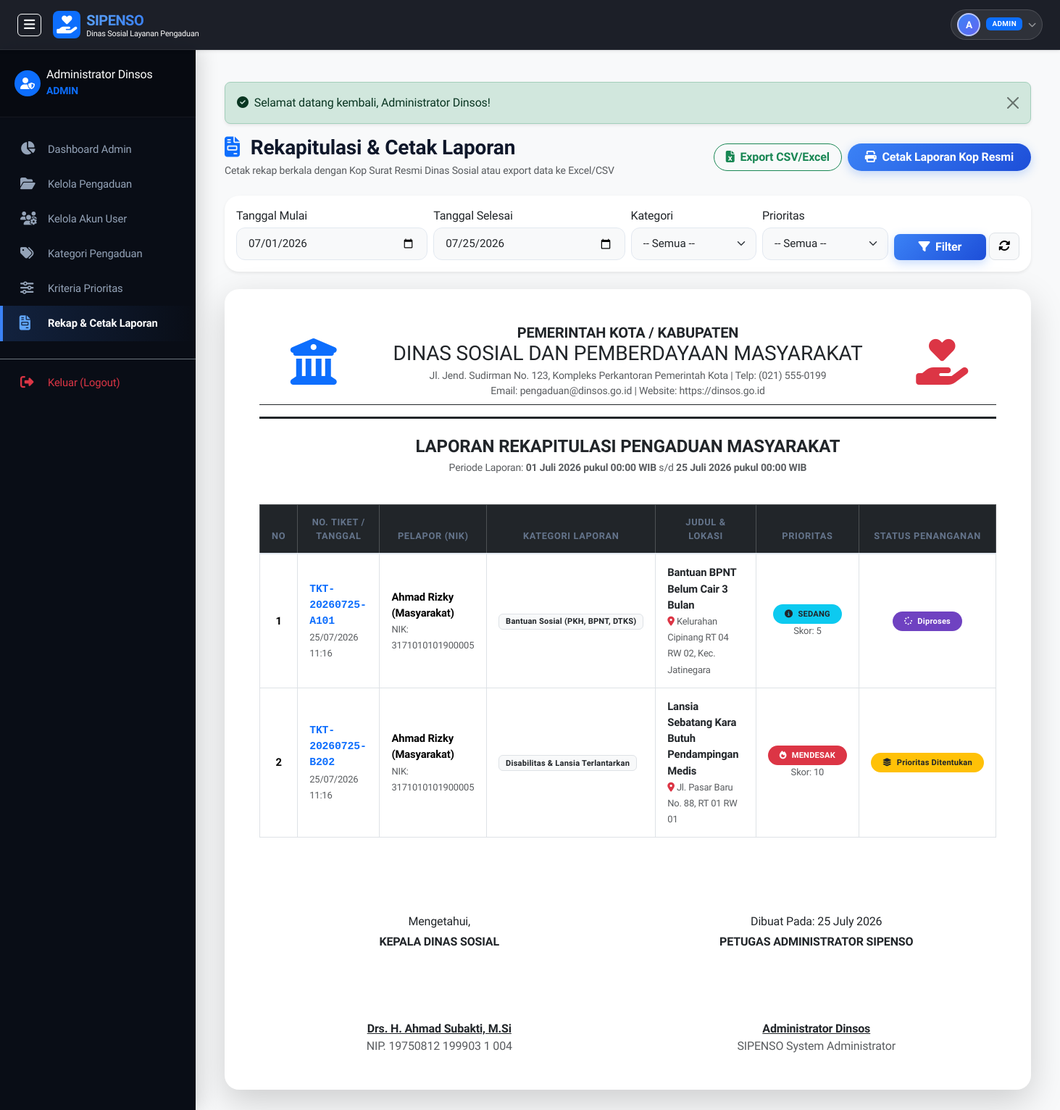
Page /admin/laporan.php (signed in) on the committed database.
### tables this page shows
CREATE TABLE pengaduan (
    id INT AUTO_INCREMENT PRIMARY KEY,
    nomor_tiket VARCHAR(30) NOT NULL UNIQUE,
    user_id INT NOT NULL,
    kategori_id INT NOT NULL,
    judul VARCHAR(150) NOT NULL,
    isi_laporan TEXT NOT NULL,
    lokasi_kejadian TEXT NOT NULL,
    tingkat_dampak ENUM('rendah', 'sedang', 'tinggi', 'mendesak') NOT NULL DEFAULT 'sedang',
    jumlah_terdampak INT DEFAULT 1,
    skor_prioritas INT DEFAULT 0,
    prioritas ENUM('Rendah', 'Sedang', 'Tinggi', 'Mendesak') NOT NULL DEFAULT 'Sedang',
    status ENUM('Pengaduan Masuk', 'Diverifikasi', 'Diklasifikasikan', 'Prioritas Ditentukan', 'Diproses', 'Selesai', 'Ditolak') NOT NULL DEFAULT 'Pengaduan Masuk',
    created_at TIMESTAMP DEFAULT CURRENT_TIMESTAMP,
    updated_at TIMESTAMP DEFAULT CURRENT_TIMESTAMP ON UPDATE CURRENT_TIMESTAMP,
    FOREIGN KEY (user_id) REFERENCES users(id) ON DELETE CASCADE,
    FOREIGN KEY (kategori_id) REFERENCES kategori(id) ON DELETE RESTRICT
);

CREATE TABLE users (
    id INT AUTO_INCREMENT PRIMARY KEY,
    nik VARCHAR(16) UNIQUE NULL,
    nama_lengkap VARCHAR(100) NOT NULL,
    email VARCHAR(100) NOT NULL UNIQUE,
    foto_profil VARCHAR(255) NULL,
    no_hp VARCHAR(20) NOT NULL,
    alamat TEXT NULL,
    username VARCHAR(50) NOT NULL UNIQUE,
    password VARCHAR(255) NOT NULL,
    role ENUM('admin', 'petugas', 'pelapor') NOT NULL DEFAULT 'pelapor',
    status_akun ENUM('aktif', 'nonaktif') NOT NULL DEFAULT 'aktif',
    created_at TIMESTAMP DEFAULT CURRENT_TIMESTAMP,
    updated_at TIMESTAMP DEFAULT CURRENT_TIMESTAMP ON UPDATE CURRENT_TIMESTAMP
);

CREATE TABLE kategori (
    id INT AUTO_INCREMENT PRIMARY KEY,
    kode_kategori VARCHAR(30) NOT NULL UNIQUE,
    nama_kategori VARCHAR(100) NOT NULL,
    deskripsi TEXT NULL,
    created_at TIMESTAMP DEFAULT CURRENT_TIMESTAMP
);

### admin/laporan.php (the view, shortened to what this page needs)
<?php
require_once __DIR__ . '/../includes/header.php';
$tgl_mulai = sanitize($_GET['tgl_mulai'] ?? date('Y-m-01'));
$tgl_selesai = sanitize($_GET['tgl_selesai'] ?? date('Y-m-d'));
$query = "SELECT p.*, k.nama_kategori, k.kode_kategori, u.nama_lengkap AS nama_pelapor, u.nik
          FROM pengaduan p
          JOIN kategori k ON p.kategori_id = k.id
          JOIN users u ON p.user_id = u.id
          WHERE DATE(p.created_at) BETWEEN :tgl1 AND :tgl2";
$params = ['tgl1' => $tgl_mulai, 'tgl2' => $tgl_selesai];
$query .= " ORDER BY p.created_at ASC";
$laporan_list = [];
if ($pdo) {
    $stmt = $pdo->prepare($query);
    $stmt->execute($params);
    $laporan_list = $stmt->fetchAll();
}
?>
<?php require_once __DIR__ . '/../includes/navbar.php'; ?>
<div class="wrapper-admin">
    <?php require_once __DIR__ . '/../includes/sidebar.php'; ?>
    <div id="content" class="bg-light">
        <div class="container-fluid">
            <?= get_flash(); ?>
            <div class="d-flex flex-column flex-md-row justify-content-between align-items-md-center mb-4 gap-3 no-print">
                <div>
                    <h3 class="fw-bold mb-1"><i class="fa-solid fa-file-invoice text-primary me-2"></i> Rekapitulasi &amp; Cetak Laporan</h3>
                    <p class="text-muted small mb-0">Cetak rekap berkala dengan Kop Surat Resmi Dinas Sosial atau export data ke Excel/CSV</p>
                </div>
                <div class="d-flex gap-2">
                    <a href="<?= base_url('admin/laporan.php?' . http_build_query(array_merge($_GET, ['export' => 'csv']))); ?>" class="btn btn-outline-success rounded-pill px-3 fw-bold">
                        <i class="fa-solid fa-file-excel me-1"></i> Export CSV/Excel
                    </a>
                    <button onclick="window.print();" class="btn btn-primary rounded-pill px-4 fw-bold">
                        <i class="fa-solid fa-print me-1"></i> Cetak Laporan Kop Resmi
                    </button>
                </div>
            </div>
            <div class="card card-custom border-0 shadow-sm mb-4 no-print">
                <div class="card-body p-3">
                    <form action="" method="GET" class="row g-2">
                        <div class="col-md-3">
                            <label class="form-label text-xs font-semibold mb-1">Tanggal Mulai</label>
                            <input type="date" name="tgl_mulai" class="form-control bg-light" value="<?= htmlspecialchars($tgl_mulai); ?>">
                        </div>
                        <div class="col-md-3">
                            <label class="form-label text-xs font-semibold mb-1">Tanggal Selesai</label>
                            <input type="date" name="tgl_selesai" class="form-control bg-light" value="<?= htmlspecialchars($tgl_selesai); ?>">
                        </div>
                        <div class="col-md-2">
                            <label class="form-label text-xs font-semibold mb-1">Kategori</label>
                            <select name="kategori" class="form-select bg-light">
                                <option value="">-- Semua --</option>
                            </select>
                        </div>
                        <div class="col-md-2">
                            <label class="form-label text-xs font-semibold mb-1">Prioritas</label>
                            <select name="prioritas" class="form-select bg-light">
                                <option value="">-- Semua --</option>
                            </select>
                        </div>
                        <div class="col-md-2 d-flex align-items-end gap-1">
                            <button type="submit" class="btn btn-primary w-100 rounded-3"><i class="fa-solid fa-filter me-1"></i> Filter</button>
                            <a href="<?= base_url('admin/laporan.php'); ?>" class="btn btn-light border rounded-3"><i class="fa-solid fa-rotate"></i></a>
                        </div>
                    </form>
                </div>
            </div>
            <div class="card card-custom border-0 shadow-lg p-4 p-md-5 print-container bg-white">
                <div class="kop-surat mb-4 pb-3 border-bottom border-3 border-dark text-center position-relative">
                    <div class="row align-items-center">
                        <div class="col-2 text-center">
                            <i class="fa-solid fa-building-columns fa-4x text-primary"></i>
                        </div>
                        <div class="col-8 text-center">
                            <h5 class="fw-bold mb-0 text-uppercase tracking-wider text-dark">PEMERINTAH KOTA / KABUPATEN</h5>
                            <h3 class="fw-extrabold mb-1 text-uppercase text-dark">DINAS SOSIAL DAN PEMBERDAYAAN MASYARAKAT</h3>
                            <p class="mb-0 small text-muted">Jl. Jend. Sudirman No. 123, Kompleks Perkantoran Pemerintah Kota | Telp: (021) 555-0199</p>
                            <p class="mb-0 small text-muted">Email: pengaduan@dinsos.go.id | Website: https://dinsos.go.id</p>
                        </div>
                        <div class="col-2 text-center">
                            <i class="fa-solid fa-hand-holding-heart fa-4x text-danger"></i>
                        </div>
                    </div>
                    <div class="border-bottom border-1 border-dark mt-2"></div>
                </div>
                <div class="text-center mb-4">
                    <h4 class="fw-bold text-dark text-uppercase mb-1">LAPORAN REKAPITULASI PENGADUAN MASYARAKAT</h4>
                    <p class="text-muted small">Periode Laporan: <strong><?= format_tanggal($tgl_mulai); ?></strong> s/d <strong><?= format_tanggal($tgl_selesai); ?></strong></p>
                </div>
                <div class="table-responsive mb-4">
                    <table class="table table-bordered align-middle text-xs">
                        <thead class="table-dark text-center">
                            <tr>
                                <th style="width: 4%;">No</th>
                                <th style="width: 14%;">No. Tiket / Tanggal</th>
                                <th style="width: 16%;">Pelapor (NIK)</th>
                                <th style="width: 15%;">Kategori Laporan</th>
                                <th style="width: 25%;">Judul &amp; Lokasi</th>
                                <th style="width: 13%;">Prioritas</th>
                                <th style="width: 13%;">Status Penanganan</th>
                            </tr>
                        </thead>
                        <tbody>
                            <?php if (!empty($laporan_list)): ?>
                                <?php foreach ($laporan_list as $idx => $r): ?>
                                    <tr>
                                        <td class="text-center fw-semibold"><?= $idx + 1; ?></td>
                                        <td>
                                            <span class="font-monospace fw-bold text-primary d-block"><?= sanitize($r['nomor_tiket']); ?></span>
                                            <small class="text-muted"><?= date('d/m/Y H:i', strtotime($r['created_at'])); ?></small>
                                        </td>
                                        <td>
                                            <span class="fw-semibold d-block"><?= sanitize($r['nama_pelapor']); ?></span>
                                            <small class="text-muted">NIK: <?= sanitize($r['nik']); ?></small>
                                        </td>
                                        <td><span class="badge bg-light text-dark border"><?= sanitize($r['nama_kategori']); ?></span></td>
                                        <td>
                                            <strong class="d-block text-dark"><?= sanitize($r['judul']); ?></strong>
                                            <small class="text-muted"><i class="fa-solid fa-location-dot text-danger"></i> <?= sanitize($r['lokasi_kejadian']); ?></small>
                                        </td>
                                        <td class="text-center">
                                            <?= get_priority_badge($r['prioritas']); ?>
                                            <small class="d-block text-muted">Skor: <?= (int)$r['skor_prioritas']; ?></small>
                                        </td>
                                        <td class="text-center"><?= get_status_badge($r['status']); ?></td>
                                    </tr>
                                <?php endforeach; ?>
                            <?php else: ?>
                                <tr>
                                    <td colspan="7" class="text-center py-4 text-muted">Tidak ada data rekapitulasi pada periode ini.</td>
                                </tr>
                            <?php endif; ?>
                        </tbody>
                    </table>
                </div>
                <div class="row mt-5 pt-3">
                    <div class="col-6 text-center">
                        <p class="mb-1 text-xs">Mengetahui,</p>
                        <p class="fw-bold mb-5 text-uppercase">Kepala Dinas Sosial</p>
                        <br><br>
                        <p class="fw-bold mb-0 text-decoration-underline">Drs. H. Ahmad Subakti, M.Si</p>
                        <p class="text-xs text-muted mb-0">NIP. 19750812 199903 1 004</p>
                    </div>
                    <div class="col-6 text-center">
                        <p class="mb-1 text-xs">Dibuat Pada: <?= date('d F Y'); ?></p>
                        <p class="fw-bold mb-5 text-uppercase">Petugas Administrator SIPENSO</p>
                        <br><br>
                        <p class="fw-bold mb-0 text-decoration-underline"><?= sanitize($_SESSION['nama_lengkap']); ?></p>
                        <p class="text-xs text-muted mb-0">SIPENSO System Administrator</p>
                    </div>
                </div>
            </div>
        </div>
    </div>
</div>
<?php require_once __DIR__ . '/../includes/footer.php'; ?>

### config/helpers.php (shortened to what this page needs)
<?php
function base_url($path = '') {
    $protocol = isset($_SERVER['HTTPS']) && $_SERVER['HTTPS'] === 'on' ? 'https' : 'http';
    $host = $_SERVER['HTTP_HOST'] ?? 'localhost';
    $script_dir = str_replace('\\', '/', dirname($_SERVER['SCRIPT_NAME']));
    $pos = strpos($script_dir, '/sistempengaduan');
    if ($pos !== false) {
        $root_dir = substr($script_dir, 0, $pos + strlen('/sistempengaduan'));
    } else {
        $root_dir = '/sistempengaduan';
    }
    return rtrim($protocol . '://' . $host . $root_dir, '/') . '/' . ltrim($path, '/');
}
function sanitize($data) {
    return htmlspecialchars(trim($data ?? ''), ENT_QUOTES, 'UTF-8');
}
function get_flash() {
    if (isset($_SESSION['flash'])) {
        $flash = $_SESSION['flash'];
        return '<div class="alert alert-' . $flash['type'] . ' alert-dismissible fade show shadow-sm rounded-3 my-3" role="alert">
                    <i class="fa-solid ' . ($flash['type'] == 'success' ? 'fa-check-circle' : 'fa-exclamation-circle') . ' me-2"></i>' . $flash['message'] . '
                    <button type="button" class="btn-close" data-bs-dismiss="alert" aria-label="Close"></button>
                </div>';
    }
    return '';
}
function format_tanggal($datetime, $with_time = true) {
    $time = strtotime($datetime);
    $bulan = [
        1 => 'Januari', 'Februari', 'Maret', 'April', 'Mei', 'Juni',
        'Juli', 'Agustus', 'September', 'Oktober', 'November', 'Desember'
    ];
    $d = date('d', $time);
    $m = $bulan[(int)date('m', $time)];
    $y = date('Y', $time);
    $result = "$d $m $y";
    if ($with_time) {
        $result .= ' pukul ' . date('H:i', $time) . ' WIB';
    }
    return $result;
}
function get_status_badge($status) {
    switch ($status) {
        case 'Prioritas Ditentukan':
            return '<span class="badge bg-warning text-dark px-3 py-2 rounded-pill"><i class="fa-solid fa-layer-group me-1"></i> Prioritas Ditentukan</span>';
        case 'Diproses':
            return '<span class="badge bg-purple text-white px-3 py-2 rounded-pill" style="background-color: #6f42c1;"><i class="fa-solid fa-spinner fa-spin me-1"></i> Diproses</span>';
    }
}
function get_priority_badge($priority) {
    switch (strtolower($priority)) {
        case 'mendesak':
            return '<span class="badge bg-danger px-3 py-2 rounded-pill text-uppercase fw-bold"><i class="fa-solid fa-fire me-1"></i> Mendesak</span>';
        case 'sedang':
            return '<span class="badge bg-info text-dark px-3 py-2 rounded-pill text-uppercase fw-bold"><i class="fa-solid fa-circle-info me-1"></i> Sedang</span>';
    }
}

### rows in the picture
pengaduan: nomor_tiket "TKT-20260725-A101", created_at "25/07/2026 11:16", user.nama_lengkap "Ahmad Rizky (Masyarakat)", user.nik "3171010101900005", kategori.nama_kategori "Bantuan Sosial (PKH, BPNT, DTKS)", judul "Bantuan BPNT Belum Cair 3 Bulan", lokasi_kejadian "Kelurahan Cipinang RT 04 RW 02, Kec. Jatinegara", prioritas "Sedang" (drawn), skor_prioritas "5", status "Diproses" (drawn)
pengaduan: nomor_tiket "TKT-20260725-B202", created_at "25/07/2026 11:16", user.nama_lengkap "Ahmad Rizky (Masyarakat)", user.nik "3171010101900005", kategori.nama_kategori "Disabilitas & Lansia Terlantarkan", judul "Lansia Sebatang Kara Butuh Pendampingan Medis", lokasi_kejadian "Jl. Pasar Baru No. 88, RT 01 RW 01", prioritas "Mendesak" (drawn), skor_prioritas "10", shows "Prioritas Ditentukan"

### other values in the picture
substr($nama_user, 0, 1) "A"
$role "ADMIN"
$_SESSION['nama_lengkap'] "Administrator Dinsos"
$flash['message'] "Selamat datang kembali, Administrator Dinsos!"
format_tanggal($tgl_mulai) "01 Juli 2026 pukul 00:00 WIB"
format_tanggal($tgl_selesai) "25 Juli 2026 pukul 00:00 WIB"
